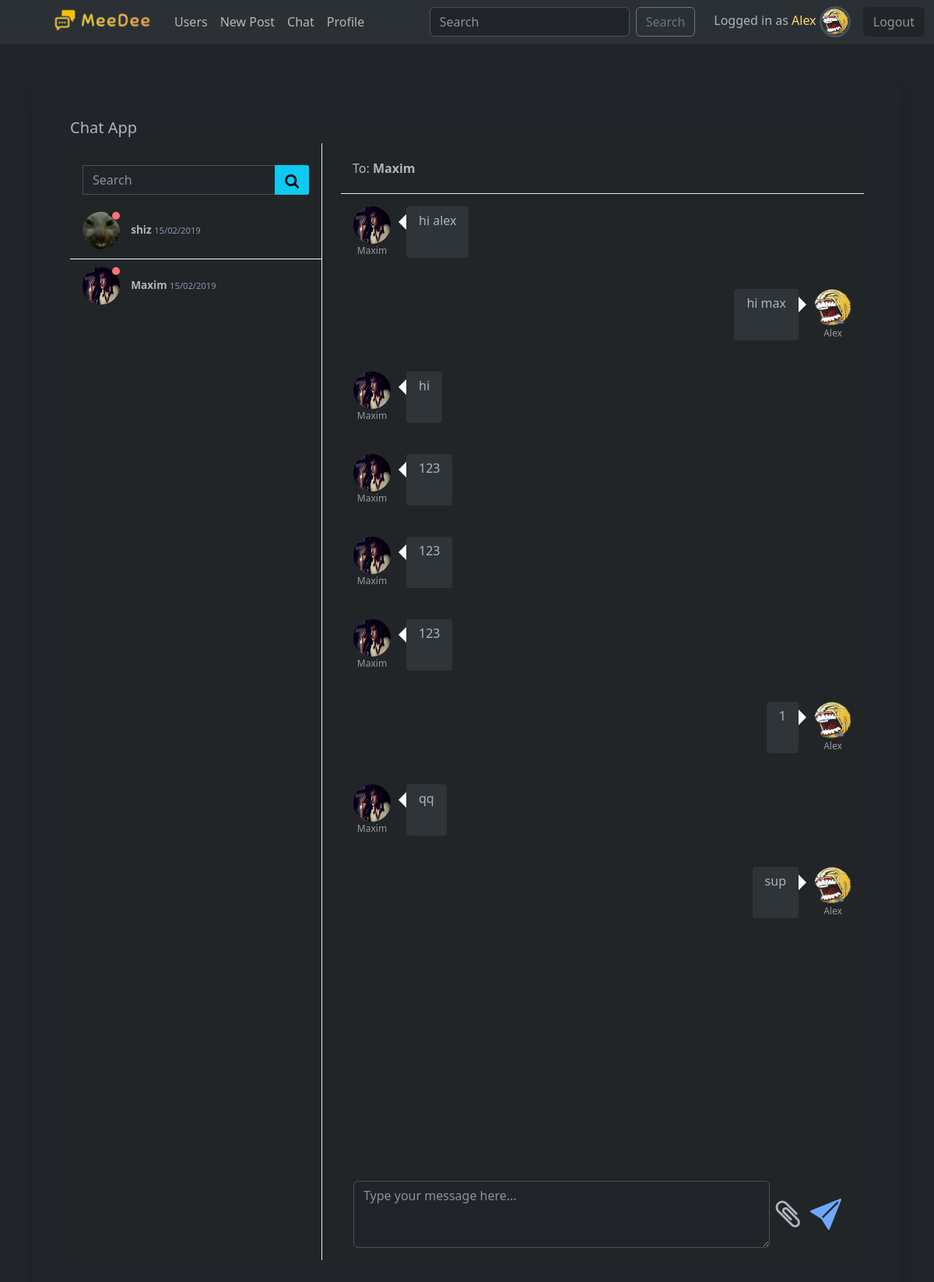
Page /chat/Maxim/ (signed in) on the committed database.
### social/models.py (models this page shows, shortened)
class User(AbstractUser):
    friends = models.ManyToManyField("User", blank=True)
    email = models.EmailField(unique=True)
    bio = models.TextField(max_length=300, blank=True)
    avatar = models.ImageField(upload_to="images", null=True)
    date_of_birth = models.DateField(null=True, blank=True)
    online_status = models.BooleanField(default=False)
    USERNAME_FIELD = "email"
    REQUIRED_FIELDS = ['username']

### chat/models.py (models this page shows, shortened)
class PrivateMessage(models.Model):
    sender = models.ForeignKey(User, on_delete=models.CASCADE, null=True, blank=True)
    message = models.TextField(null=True, blank=True)
    thread_name = models.CharField(null=True, blank=True, max_length=200)
    timestamp = models.DateTimeField(auto_now_add=True)
    class Meta:
        ordering = ('-timestamp',)

### chat/views.py (the view)
# urls.py: path("<str:username>/", views.room, name="room"),
@login_required
def room(request, username):
    user_obj = User.objects.get(username=username)
    users = User.objects.exclude(username=request.user.username)
    if request.user.id > user_obj.id:
        thread_name = f'chat_{request.user.id}-{user_obj.id}'
    else:
        thread_name = f'chat_{user_obj.id}-{request.user.id}'
    messages = PrivateMessage.objects.filter(thread_name=thread_name)[:25:-1]
    return render(request, "chat/room.html", {"users": users, "user": user_obj, "messages": messages})

### chat/templates/chat/room.html (shortened to what this page needs)
{% extends "base.html" %}
{% load static %}
{% block links %}
    <link href="https://maxcdn.bootstrapcdn.com/font-awesome/4.3.0/css/font-awesome.min.css" rel="stylesheet">
    <link rel="stylesheet" href="{% static 'chat/css/chat_style.css' %}">
{% endblock %}
{% block body %}
<div class="container mt-5">
    <div class="modal-content  rounded-4 shadow p-5" style='min-height: 100vh;'>
    <div class="page-title">
        <div class="row gutters">
            <div class="col-xl-6 col-lg-6 col-md-6 col-sm-12 col-12">
                <h5 class="title">Chat App</h5>
            </div>
            <div class="col-xl-6 col-lg-6 col-md-6 col-sm-12 col-12"> </div>
        </div>
    </div>
    <div class="content-wrapper">
        <div class="row gutters">
            <div class="col-xl-12 col-lg-12 col-md-12 col-sm-12 col-12">
                <div class="card m-0">
                    <div class="row no-gutters">
                        <div class="col-xl-4 col-lg-4 col-md-4 col-sm-3 col-3">
                            <div class="users-container">
                                <div class="chat-search-box">
                                    <div class="input-group">
                                        <input class="form-control" placeholder="Search">
                                        <div class="input-group-btn">
                                            <button type="button" class="btn btn-info">
                                                <i class="fa fa-search"></i>
                                            </button>
                                        </div>
                                    </div>
                                </div>
                                <ul class="users">
                                    {% for user in users %}
                                    <li class="person" data-chat="person1">
                                        <a href="{% url 'chat:room' username=user.username %}" class="stretched-link text-decoration-none text-body">
                                            <div class="user">
                                                {% if user.avatar %}
                                                    <img src="{{ user.avatar.url }}" alt="">
                                                {% else %}
                                                    <img src="{% static 'images/no-avatar.png' %}" alt="">
                                                {% endif %}
                                                <span class="status busy"></span>
                                            </div>
                                            <p class="name-time">
                                                <span class="name">{{ user.username }}</span>
                                                <span class="time">15/02/2019</span>
                                            </p>
                                        </a>
                                    </li>
                                    {% endfor %}
                                </ul>
                            </div>
                        </div>
                        <div class="col-xl-8 col-lg-8 col-md-8 col-sm-9 col-9">
                            <div class="selected-user">
                                <span>To: <span class="name">{{ user.username }}</span></span>
                            </div>
                            <div class="chat-container d-flex flex-column">
                                <ul class="chat-box chatContainerScroll" id="chat-log" style="overflow-y: auto;">
                                    {% for message in messages %}
                                        {% if message.sender == request.user %}
                                            <li class="chat-right">
                                                <div class="chat-text">
                                                    {{ message.message }}
                                                </div>
                                                <div class="chat-avatar">
                                                    <img src="{{ message.sender.avatar.url }}" alt="No image">
                                                    <div class="chat-name">{{ message.sender.username }}</div>
                                                </div>
                                            </li>
                                        {% else %}
                                            <li class="chat-left">
                                                <div class="chat-avatar">
                                                    <img src="{{ message.sender.avatar.url }}" alt="No image">
                                                    <div class="chat-name">{{ message.sender.username }}</div>
                                                </div>
                                                <div class="chat-text">
                                                    {{ message.message }}
                                                </div>
                                            </li>
                                        {% endif %}
                                    {% endfor %}
                                </ul>
                                <div class="mt-auto form-group mb-0 d-flex">
                                    <textarea class="form-control" rows="3" placeholder="Type your message here..." id="chat-message-input"></textarea>
                                    <i class="fa fa-paperclip attachment fs-1 align-self-center ms-2" aria-hidden="true"></i>
                                    <button id="chat-message-submit" class="submit btn btn-link">
                                        <i class="bi bi-send-fill fs-1" aria-hidden="true"></i>
                                    </button>
                                </div>
                            </div>
                        </div>
                    </div>
                </div>
            </div>
        </div>
        </div>
    </div>
    </div>
{% endblock %}

### templates/includes/navbar.html (shortened to what this page needs)
{% load static %}
<nav class="navbar navbar-expand-lg bg-body-tertiary">
    <div class="container-fluid">
      <div class="collapse navbar-collapse" id="navbarSupportedContent">
        <ul class="navbar-nav me-auto ms-5 mb-2 mb-lg-0">
          <li class="nav-item">
            <a class="navbar-brand" href="{% url 'home' %}">
              <img src="{% static 'images/meedee.png' %}" alt="MeeDee" width="140">
            </a>
          </li>
          <li class="nav-item">
            <a class="nav-link" href="{% url 'users-list' %}">Users</a>
          </li>
          <li class="nav-item">
            <a class="nav-link" href="{% url 'add-post' %}">New Post</a>
          </li>
          <li class="nav-item">
            <a class="nav-link" href="{% url 'chat:chats' %}">Chat</a>
          </li>
          {% if user.is_authenticated %}
          <li class="nav-item">
            <a class="nav-link" href="{% url 'profile' request.user.id %}">Profile</a>
          </li>
          {% endif %}
        </ul>
        <form class="d-flex" role="search">
          <input class="form-control me-2" type="search" placeholder="Search" aria-label="Search">
          <button class="btn btn-outline-secondary" type="submit">Search</button>
        </form>
        <div class="navbar-nav ms-4 align-items-center">
          {% if user.is_authenticated %}
            <div class="me-3">
              Logged in as <span class="text-warning-emphasis">{{ request.user.username }}</span>
              {% if request.user.avatar %}
                <img src="{{ request.user.avatar.url }}" alt="" class="border border-3 rounded-circle" style="max-width: 40px; min-height: 40px;">
              {% else %}
                <img src="{% static 'images/no-avatar.png' %}" alt="" class="border border-3 rounded-circle" style="max-width: 40px; min-height: 40px;">
              {% endif %}
            </div>
            <div class="">
              <form action="{% url 'logout' %}" method="POST">
                  <button class="btn btn-dark text-white-50" type="submit">Logout</button>
              </form>
            </div>
          {% else %}
          <a class="nav-item text-decoration-none text-info-emphasis" href="{% url 'login' %}">Login</a>
          <span class="mx-1">|</span>
          <a class="nav-item text-decoration-none text-info-emphasis" href="{% url 'signup' %}">Sign Up</a>
          {% endif %}
        </div>
      </div>
    </div>
  </nav>

### chat/static/chat/css/chat_style.css (style rules this page uses)
.chat-search-box { -webkit-border-radius: 3px 0 0 0; -moz-border-radius: 3px 0 0 0; border-radius: 3px 0 0 0; padding: .75rem 1rem; }
.chat-search-box .input-group .form-control { -webkit-border-radius: 2px 0 0 2px; -moz-border-radius: 2px 0 0 2px; border-radius: 2px 0 0 2px; border-right: 0; }
.chat-search-box .input-group .input-group-btn .btn { -webkit-border-radius: 0 2px 2px 0; -moz-border-radius: 0 2px 2px 0; border-radius: 0 2px 2px 0; margin: 0; }
.chat-search-box .input-group .input-group-btn .btn i { font-size: 1.2rem; line-height: 100%; vertical-align: middle; }
.users-container { position: relative; padding: 1rem 0; border-right: 1px solid #e6ecf3; height: 100%; display: -ms-flexbox; display: flex; -ms-flex-direction: column; flex-direction: column; }
.users { padding: 0; }
.users .person { position: relative; width: 100%; padding: 10px 1rem; cursor: pointer; border-bottom: 1px solid #f0f4f8; }
.users .person:last-child { border-bottom: 0; }
.users .person .user { display: inline-block; position: relative; margin-right: 10px; }
.users .person .user img { width: 48px; height: 48px; -webkit-border-radius: 50px; -moz-border-radius: 50px; border-radius: 50px; }
.users .person .user .status { width: 10px; height: 10px; -webkit-border-radius: 100px; -moz-border-radius: 100px; border-radius: 100px; background: #e6ecf3; position: absolute; top: 0; right: 0; }
.users .person .user .status.busy { background: #fd7274; }
.users .person p.name-time { font-weight: 600; font-size: .85rem; display: inline-block; }
.users .person p.name-time .time { font-weight: 400; font-size: .7rem; text-align: right; color: #8796af; }
.selected-user { width: 100%; padding: 0 15px; min-height: 64px; line-height: 64px; border-bottom: 1px solid #e6ecf3; -webkit-border-radius: 0 3px 0 0; -moz-border-radius: 0 3px 0 0; border-radius: 0 3px 0 0; }
.selected-user span { line-height: 100%; }
.selected-user span.name { font-weight: 700; }
.chat-container { position: relative; padding: 1rem; height: 100vh; }
.chat-container li.chat-left, .chat-container li.chat-right { display: flex; flex: 1; flex-direction: row; margin-bottom: 40px; }
.chat-container li img { width: 48px; height: 48px; -webkit-border-radius: 30px; -moz-border-radius: 30px; border-radius: 30px; }
.chat-container li .chat-avatar { margin-right: 20px; }
.chat-container li.chat-right { justify-content: flex-end; }
.chat-container li.chat-right > .chat-avatar { margin-left: 20px; margin-right: 0; }
.chat-container li .chat-name { font-size: .75rem; color: #999999; text-align: center; }
.chat-container li .chat-text { padding: .4rem 1rem; -webkit-border-radius: 4px; -moz-border-radius: 4px; border-radius: 4px; background: #2f3438; font-weight: 300; line-height: 150%; position: relative; }
.chat-container li .chat-text:before { content: ''; position: absolute; width: 0; height: 0; top: 10px; left: -20px; border: 10px solid; border-color: transparent #ffffff transparent transparent; }
.chat-container li.chat-right > .chat-text { text-align: right; }
.chat-container li.chat-right > .chat-text:before { right: -20px; border-color: transparent transparent transparent #ffffff; left: inherit; }
ul { list-style-type: none; margin: 0; padding: 0; }
.card { border: 0; background: #212528; -webkit-border-radius: 2px; -moz-border-radius: 2px; border-radius: 2px; margin-bottom: 2rem; box-shadow: none; }

### rows in the picture
User: user.username "Alex", user.avatar (picture)
User: avatar (picture), username "shiz"
User: avatar (placeholder picture), username "Maxim"
PrivateMessage: sender.avatar (placeholder picture), sender.username "Maxim", message "hi alex"
PrivateMessage: message "hi max", sender.avatar (picture), sender.username "Alex"
PrivateMessage: sender.avatar (placeholder picture), sender.username "Maxim", message "hi"
PrivateMessage: sender.avatar (placeholder picture), sender.username "Maxim", message "123"
PrivateMessage: sender.avatar (placeholder picture), sender.username "Maxim", message "123"
PrivateMessage: sender.avatar (placeholder picture), sender.username "Maxim", message "123"
PrivateMessage: message "1", sender.avatar (picture), sender.username "Alex"
PrivateMessage: sender.avatar (placeholder picture), sender.username "Maxim", message "qq"
PrivateMessage: message "sup", sender.avatar (picture), sender.username "Alex"
